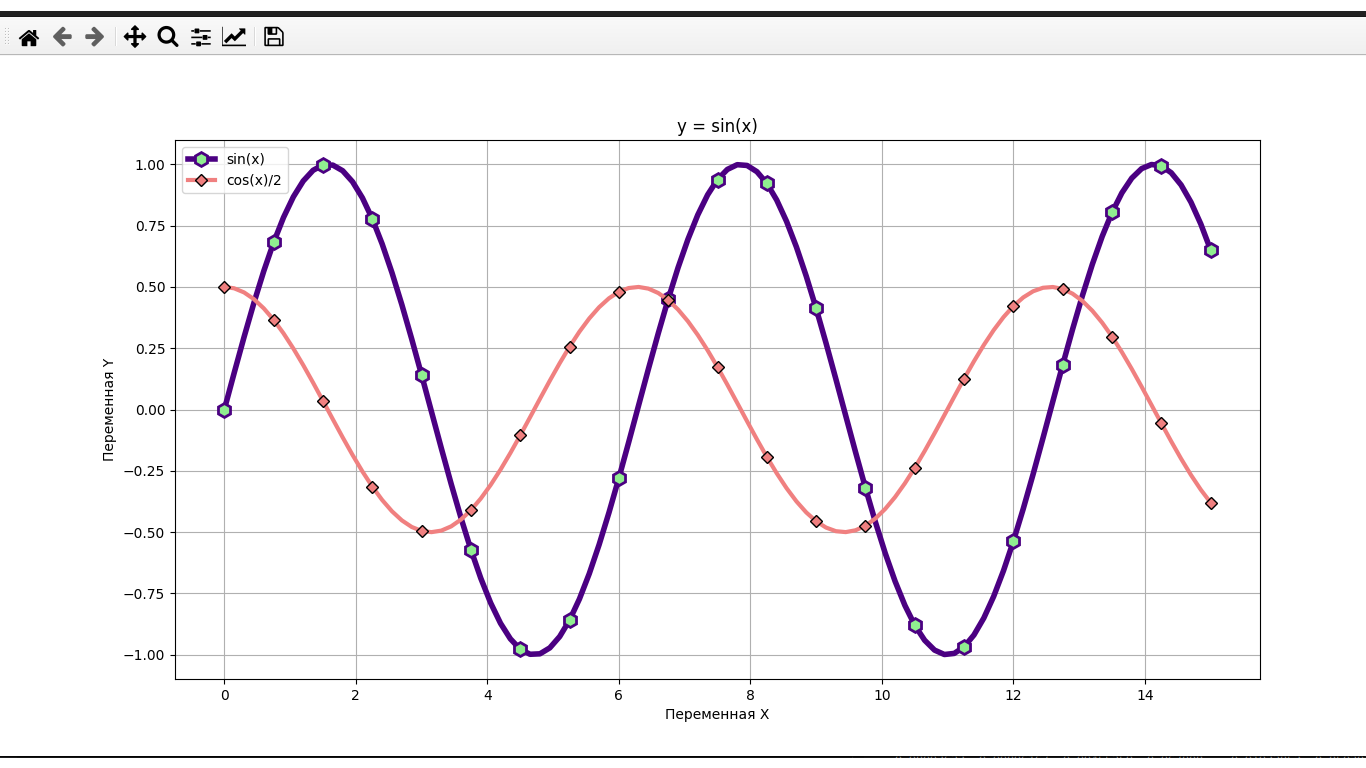

This chart was generated by the following Python code:
import matplotlib.pyplot as plt
import numpy as np

x = np.linspace(0, 15, 101)
y = np.sin(x)

print(x)
print(y)

plt.figure(figsize=(14, 7))                   # Задание размера полотна в дюймах

plt.plot(x,y , label='sin(x)', color='#4b0082', linewidth=4,
         marker='h', markerfacecolor='lightgreen', markeredgewidth=2,
         markersize=10, markevery=5)

plt.plot(x, np.cos(x)/2, label='cos(x)/2', linewidth=3, color='lightcoral',
         marker='D', markeredgecolor='black', markevery=5)

plt.title('y = sin(x)')                       # Заголовок графика
plt.xlabel('Переменная X')                    # Надпись для оси x
plt.ylabel('Переменная Y')                    # Надпись для оси y

plt.legend()                                  # Отрисовка названий графиков ("легенды")

plt.grid()                                    # Отрисовка сетки

plt.show()                                    # Вывод графика

# marker – маркер;
# color – цвет линии;
# mec – цвет маркера;
# linestyle – стиль линии;
# label – подпись кривой графика;
# linewidth – ширина линии;
# markersize – размер маркера.
